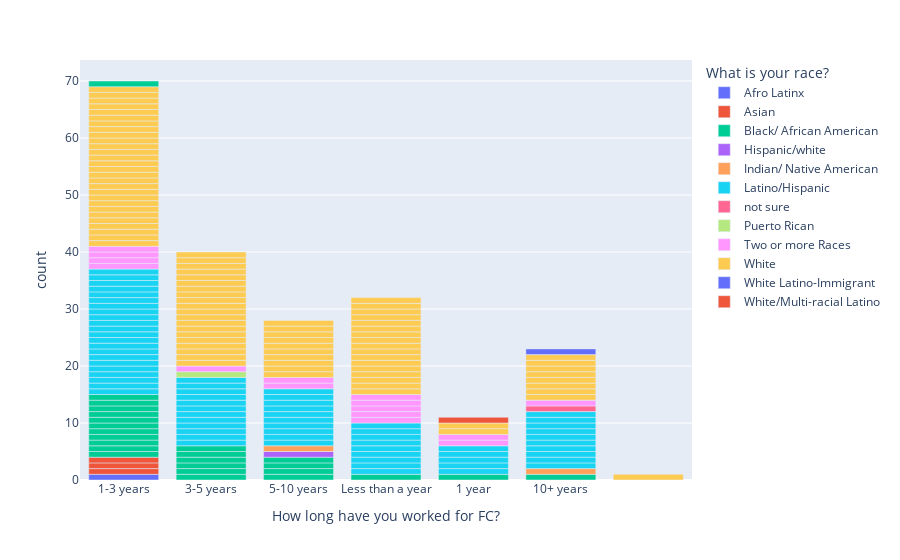

The notebook cell this image was saved under:
### Code cell
fig = px.bar(dei, x="How long have you worked for FC?", color="What is your race? ")
fig.show()

### Figure 1 — Plotly figure (JSON) as saved in the notebook; plotly's stock layout.template omitted (floating-point values rounded to 4 significant figures)
{"data": [{"alignmentgroup": "True", "hovertemplate": "What is your race? =Afro Latinx<br>How long have you worked for FC?=%{x}<br>count=%{y}<extra></extra>", "legendgroup": "Afro Latinx", "marker": {"color": "#636efa"}, "name": "Afro Latinx", "offsetgroup": "Afro Latinx", "orientation": "v", "showlegend": true, "textposition": "auto", "type": "bar", "x": ["1-3 years"], "xaxis": "x", "y": [1], "yaxis": "y"}, {"alignmentgroup": "True", "hovertemplate": "What is your race? =Asian<br>How long have you worked for FC?=%{x}<br>count=%{y}<extra></extra>", "legendgroup": "Asian", "marker": {"color": "#EF553B"}, "name": "Asian", "offsetgroup": "Asian", "orientation": "v", "showlegend": true, "textposition": "auto", "type": "bar", "x": ["1-3 years", "1-3 years", "1-3 years"], "xaxis": "x", "y": [1, 1, 1], "yaxis": "y"}, {"alignmentgroup": "True", "hovertemplate": "What is your race? =Black/ African American<br>How long have you worked for FC?=%{x}<br>count=%{y}<extra></extra>", "legendgroup": "Black/ African American", "marker": {"color": "#00cc96"}, "name": "Black/ African American", "offsetgroup": "Black/ African American", "orientation": "v", "showlegend": true, "textposition": "auto", "type": "bar", "x": ["1-3 years", "3-5 years", "3-5 years", "1-3 years", "1-3 years", "5-10 years", "3-5 years", "1-3 years", "1-3 years", "Less than a year", "1-3 years", "1 year", "3-5 years", "5-10 years", "1-3 years", "1-3 years", "1-3 years", "3-5 years", "3-5 years", "10+ years", "5-10 years", "5-10 years", "1-3 years", "1-3 years"], "xaxis": "x", "y": [1, 1, 1, 1, 1, 1, 1, 1, 1, 1, 1, 1, 1, 1, 1, 1, 1, 1, 1, 1, 1, 1, 1, 1], "yaxis": "y"}, {"alignmentgroup": "True", "hovertemplate": "What is your race? =Hispanic/white<br>How long have you worked for FC?=%{x}<br>count=%{y}<extra></extra>", "legendgroup": "Hispanic/white", "marker": {"color": "#ab63fa"}, "name": "Hispanic/white", "offsetgroup": "Hispanic/white", "orientation": "v", "showlegend": true, "textposition": "auto", "type": "bar", "x": ["5-10 years"], "xaxis": "x", "y": [1], "yaxis": "y"}, {"alignmentgroup": "True", "hovertemplate": "What is your race? =Indian/ Native American<br>How long have you worked for FC?=%{x}<br>count=%{y}<extra></extra>", "legendgroup": "Indian/ Native American", "marker": {"color": "#FFA15A"}, "name": "Indian/ Native American", "offsetgroup": "Indian/ Native American", "orientation": "v", "showlegend": true, "textposition": "auto", "type": "bar", "x": ["10+ years", "5-10 years"], "xaxis": "x", "y": [1, 1], "yaxis": "y"}, {"alignmentgroup": "True", "hovertemplate": "What is your race? =Latino/Hispanic<br>How long have you worked for FC?=%{x}<br>count=%{y}<extra></extra>", "legendgroup": "Latino/Hispanic", "marker": {"color": "#19d3f3"}, "name": "Latino/Hispanic", "offsetgroup": "Latino/Hispanic", "orientation": "v", "showlegend": true, "textposition": "auto", "type": "bar", "x": ["1-3 years", "3-5 years", "5-10 years", "1-3 years", "1-3 years", "1-3 years", "1 year", "10+ years", "3-5 years", "1-3 years", "10+ years", "3-5 years", "1 year", "3-5 years", "1-3 years", "Less than a year", "1 year", "5-10 years", "5-10 years", "1-3 years", "10+ years", "5-10 years", "5-10 years", "5-10 years", "1-3 years", "1-3 years", "5-10 years", "10+ years", "10+ years", "1-3 years", "1-3 years", "1-3 years", "3-5 years", "1-3 years", "1-3 years", "5-10 years", "1-3 years", "10+ years", "10+ years", "3-5 years", "1-3 years", "3-5 years", "5-10 years", "3-5 years", "Less than a year", "10+ years", "1-3 years", "3-5 years", "Less than a year", "Less than a year", "1-3 years", "1-3 years", "5-10 years", "Less than a year", "Less than a year", "10+ years", "Less than a year", "1-3 years", "1-3 years", "10+ years", "Less than a year", "1-3 years", "3-5 years", "Less than a year", "3-5 years", "1 year", "1 year", "3-5 years"], "xaxis": "x", "y": [1, 1, 1, 1, 1, 1, 1, 1, 1, 1, 1, 1, 1, 1, 1, 1, 1, 1, 1, 1, 1, 1, 1, 1, 1, 1, 1, 1, 1, 1, 1, 1, 1, 1, 1, 1, 1, 1, 1, 1, 1, 1, 1, 1, 1, 1, 1, 1, 1, 1, 1, 1, 1, 1, 1, 1, 1, 1, 1, 1, 1, 1, 1, 1, 1, 1, 1, 1], "yaxis": "y"}, {"alignmentgroup": "True", "hovertemplate": "What is your race? =not sure<br>How long have you worked for FC?=%{x}<br>count=%{y}<extra></extra>", "legendgroup": "not sure", "marker": {"color": "#FF6692"}, "name": "not sure", "offsetgroup": "not sure", "orientation": "v", "showlegend": true, "textposition": "auto", "type": "bar", "x": ["10+ years"], "xaxis": "x", "y": [1], "yaxis": "y"}, {"alignmentgroup": "True", "hovertemplate": "What is your race? =Puerto Rican<br>How long have you worked for FC?=%{x}<br>count=%{y}<extra></extra>", "legendgroup": "Puerto Rican", "marker": {"color": "#B6E880"}, "name": "Puerto Rican", "offsetgroup": "Puerto Rican", "orientation": "v", "showlegend": true, "textposition": "auto", "type": "bar", "x": ["3-5 years"], "xaxis": "x", "y": [1], "yaxis": "y"}, {"alignmentgroup": "True", "hovertemplate": "What is your race? =Two or more Races<br>How long have you worked for FC?=%{x}<br>count=%{y}<extra></extra>", "legendgroup": "Two or more Races", "marker": {"color": "#FF97FF"}, "name": "Two or more Races", "offsetgroup": "Two or more Races", "orientation": "v", "showlegend": true, "textposition": "auto", "type": "bar", "x": ["3-5 years", "5-10 years", "10+ years", "1-3 years", "1-3 years", "Less than a year", "1 year", "1-3 years", "5-10 years", "1 year", "Less than a year", "Less than a year", "Less than a year", "1-3 years", "Less than a year"], "xaxis": "x", "y": [1, 1, 1, 1, 1, 1, 1, 1, 1, 1, 1, 1, 1, 1, 1], "yaxis": "y"}, {"alignmentgroup": "True", "hovertemplate": "What is your race? =White<br>How long have you worked for FC?=%{x}<br>count=%{y}<extra></extra>", "legendgroup": "White", "marker": {"color": "#FECB52"}, "name": "White", "offsetgroup": "White", "orientation": "v", "showlegend": true, "textposition": "auto", "type": "bar", "x": ["3-5 years", "3-5 years", "1-3 years", "3-5 years", "1-3 years", "5-10 years", "10+ years", "3-5 years", "1-3 years", "1-3 years", "1-3 years", "1-3 years", "1 year", "5-10 years", "1-3 years", "1-3 years", "5-10 years", "1-3 years", "1 year", "1-3 years", "5-10 years", "5-10 years", "Less than a year", "1-3 years", "Less than a year", "3-5 years", "1-3 years", "3-5 years", "Less than a year", "1-3 years", "10+ years", "1-3 years", "3-5 years", "3-5 years", "10+ years", "5-10 years", "Less than a year", "5-10 years", "1-3 years", "3-5 years", "10+ years", "1-3 years", "1-3 years", "Less than a year", "3-5 years", "1-3 years", "3-5 years", "Less than a year", "Less than a year", "5-10 years", "1-3 years", "3-5 years", "1-3 years", "3-5 years", "1-3 years", "Less than a year", "3-5 years", "1-3 years", "3-5 years", "Less than a year", "Less than a year", "3-5 years", "", "10+ years", "Less than a year", "Less than a year", "3-5 years", "5-10 years", "3-5 years", "10+ years", "10+ years", "1-3 years", "Less than a year", "Less than a year", "Less than a year", "10+ years", "1-3 years", "Less than a year", "1-3 years", "Less than a year", "1-3 years", "3-5 years", "1-3 years", "5-10 years", "1-3 years", "3-5 years"], "xaxis": "x", "y": [1, 1, 1, 1, 1, 1, 1, 1, 1, 1, 1, 1, 1, 1, 1, 1, 1, 1, 1, 1, 1, 1, 1, 1, 1, 1, 1, 1, 1, 1, 1, 1, 1, 1, 1, 1, 1, 1, 1, 1, 1, 1, 1, 1, 1, 1, 1, 1, 1, 1, 1, 1, 1, 1, 1, 1, 1, 1, 1, 1, 1, 1, 1, 1, 1, 1, 1, 1, 1, 1, 1, 1, 1, 1, 1, 1, 1, 1, 1, 1, 1, 1, 1, 1, 1, 1], "yaxis": "y"}, {"alignmentgroup": "True", "hovertemplate": "What is your race? =White Latino-Immigrant<br>How long have you worked for FC?=%{x}<br>count=%{y}<extra></extra>", "legendgroup": "White Latino-Immigrant", "marker": {"color": "#636efa"}, "name": "White Latino-Immigrant", "offsetgroup": "White Latino-Immigrant", "orientation": "v", "showlegend": true, "textposition": "auto", "type": "bar", "x": ["10+ years"], "xaxis": "x", "y": [1], "yaxis": "y"}, {"alignmentgroup": "True", "hovertemplate": "What is your race? =White/Multi-racial Latino <br>How long have you worked for FC?=%{x}<br>count=%{y}<extra></extra>", "legendgroup": "White/Multi-racial Latino ", "marker": {"color": "#EF553B"}, "name": "White/Multi-racial Latino ", "offsetgroup": "White/Multi-racial Latino ", "orientation": "v", "showlegend": true, "textposition": "auto", "type": "bar", "x": ["1 year"], "xaxis": "x", "y": [1], "yaxis": "y"}, {"alignmentgroup": "True", "hovertemplate": "What is your race? =<br>How long have you worked for FC?=%{x}<br>count=%{y}<extra></extra>", "legendgroup": "", "marker": {"color": "#00cc96"}, "name": "", "offsetgroup": "", "orientation": "v", "showlegend": false, "textposition": "auto", "type": "bar", "x": ["1-3 years"], "xaxis": "x", "y": [1], "yaxis": "y"}], "layout": {"barmode": "relative", "legend": {"title": {"text": "What is your race? "}, "tracegroupgap": 0}, "margin": {"t": 60}, "xaxis": {"anchor": "y", "domain": [0, 1], "title": {"text": "How long have you worked for FC?"}}, "yaxis": {"anchor": "x", "domain": [0, 1], "title": {"text": "count"}}}}
